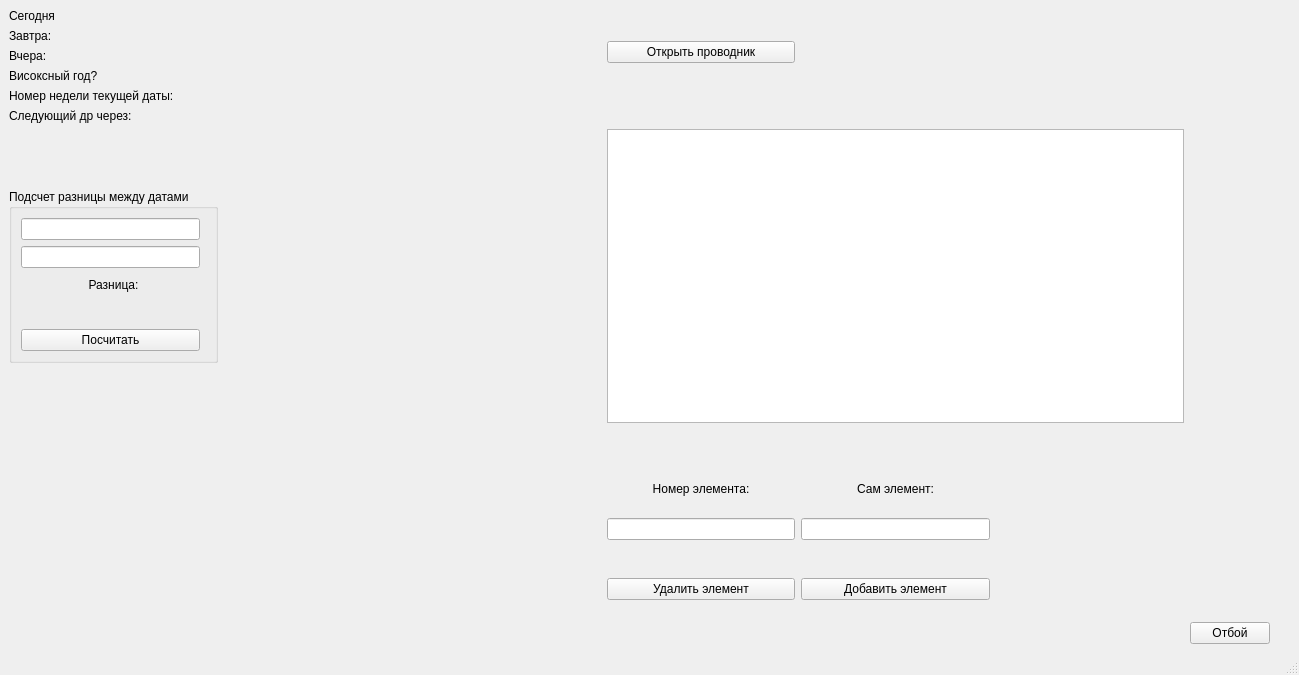
<?xml version="1.0" encoding="UTF-8"?>
<ui version="4.0">
 <class>MainWindow</class>
 <widget class="QMainWindow" name="MainWindow">
  <property name="geometry">
   <rect>
    <x>0</x>
    <y>0</y>
    <width>1299</width>
    <height>675</height>
   </rect>
  </property>
  <property name="windowTitle">
   <string>MainWindow</string>
  </property>
  <widget class="QWidget" name="centralwidget">
   <layout class="QGridLayout" name="gridLayout_4">
    <item row="0" column="0" rowspan="2" colspan="2">
     <layout class="QGridLayout" name="gridLayout">
      <item row="1" column="1">
       <widget class="QLabel" name="NextDay">
        <property name="text">
         <string/>
        </property>
        <property name="alignment">
         <set>Qt::AlignCenter</set>
        </property>
       </widget>
      </item>
      <item row="2" column="0">
       <widget class="QLabel" name="label2">
        <property name="text">
         <string>Вчера:</string>
        </property>
       </widget>
      </item>
      <item row="1" column="0">
       <widget class="QLabel" name="label1">
        <property name="text">
         <string>Завтра:</string>
        </property>
       </widget>
      </item>
      <item row="2" column="1">
       <widget class="QLabel" name="Vchera">
        <property name="text">
         <string/>
        </property>
        <property name="alignment">
         <set>Qt::AlignCenter</set>
        </property>
       </widget>
      </item>
      <item row="0" column="0">
       <widget class="QLabel" name="label_7">
        <property name="text">
         <string>Сегодня</string>
        </property>
       </widget>
      </item>
      <item row="0" column="1">
       <widget class="QLabel" name="Today">
        <property name="text">
         <string/>
        </property>
        <property name="alignment">
         <set>Qt::AlignCenter</set>
        </property>
       </widget>
      </item>
     </layout>
    </item>
    <item row="10" column="3">
     <widget class="QPushButton" name="pushButton_5">
      <property name="text">
       <string>Удалить элемент</string>
      </property>
     </widget>
    </item>
    <item row="6" column="7">
     <spacer name="verticalSpacer">
      <property name="orientation">
       <enum>Qt::Vertical</enum>
      </property>
      <property name="sizeHint" stdset="0">
       <size>
        <width>20</width>
        <height>40</height>
       </size>
      </property>
     </spacer>
    </item>
    <item row="11" column="6">
     <widget class="QPushButton" name="pushButton_3">
      <property name="text">
       <string>Отбой</string>
      </property>
     </widget>
    </item>
    <item row="0" column="3" colspan="4">
     <widget class="QLabel" name="label">
      <property name="text">
       <string/>
      </property>
      <property name="wordWrap">
       <bool>true</bool>
      </property>
     </widget>
    </item>
    <item row="9" column="3">
     <widget class="QLineEdit" name="lineEdit_4"/>
    </item>
    <item row="2" column="0" rowspan="2" colspan="2">
     <layout class="QGridLayout" name="gridLayout_3">
      <item row="2" column="1">
       <widget class="QLabel" name="Birthday">
        <property name="text">
         <string/>
        </property>
        <property name="alignment">
         <set>Qt::AlignCenter</set>
        </property>
       </widget>
      </item>
      <item row="1" column="0">
       <widget class="QLabel" name="label_5">
        <property name="text">
         <string>Номер недели текущей даты:</string>
        </property>
       </widget>
      </item>
      <item row="1" column="1">
       <widget class="QLabel" name="week">
        <property name="text">
         <string/>
        </property>
        <property name="alignment">
         <set>Qt::AlignCenter</set>
        </property>
       </widget>
      </item>
      <item row="0" column="1">
       <widget class="QLabel" name="visokosni">
        <property name="text">
         <string/>
        </property>
        <property name="alignment">
         <set>Qt::AlignCenter</set>
        </property>
       </widget>
      </item>
      <item row="0" column="0">
       <widget class="QLabel" name="label_3">
        <property name="text">
         <string>Високсный год?</string>
        </property>
       </widget>
      </item>
      <item row="2" column="0">
       <widget class="QLabel" name="label_4">
        <property name="text">
         <string>Следующий др через: </string>
        </property>
       </widget>
      </item>
     </layout>
    </item>
    <item row="1" column="3">
     <widget class="QPushButton" name="pushButton_2">
      <property name="text">
       <string>Открыть проводник</string>
      </property>
     </widget>
    </item>
    <item row="10" column="4">
     <widget class="QPushButton" name="pushButton_4">
      <property name="text">
       <string>Добавить элемент</string>
      </property>
     </widget>
    </item>
    <item row="1" column="4">
     <spacer name="horizontalSpacer_4">
      <property name="orientation">
       <enum>Qt::Horizontal</enum>
      </property>
      <property name="sizeHint" stdset="0">
       <size>
        <width>40</width>
        <height>20</height>
       </size>
      </property>
     </spacer>
    </item>
    <item row="8" column="4">
     <widget class="QLabel" name="label_6">
      <property name="text">
       <string>Сам элемент:</string>
      </property>
      <property name="alignment">
       <set>Qt::AlignCenter</set>
      </property>
     </widget>
    </item>
    <item row="5" column="0">
     <widget class="QGroupBox" name="groupBox">
      <property name="title">
       <string>Подсчет разницы между датами</string>
      </property>
      <layout class="QGridLayout" name="gridLayout_2">
       <item row="1" column="0">
        <widget class="QLineEdit" name="lineEdit_2"/>
       </item>
       <item row="3" column="0" colspan="2">
        <widget class="QLabel" name="Duration">
         <property name="text">
          <string/>
         </property>
         <property name="alignment">
          <set>Qt::AlignCenter</set>
         </property>
        </widget>
       </item>
       <item row="2" column="0" colspan="2">
        <widget class="QLabel" name="rasnitza">
         <property name="text">
          <string>Разница:</string>
         </property>
         <property name="textFormat">
          <enum>Qt::PlainText</enum>
         </property>
         <property name="alignment">
          <set>Qt::AlignCenter</set>
         </property>
        </widget>
       </item>
       <item row="0" column="0">
        <widget class="QLineEdit" name="lineEdit"/>
       </item>
       <item row="4" column="0">
        <widget class="QPushButton" name="pushButton">
         <property name="text">
          <string>Посчитать</string>
         </property>
        </widget>
       </item>
      </layout>
     </widget>
    </item>
    <item row="5" column="1">
     <spacer name="horizontalSpacer">
      <property name="orientation">
       <enum>Qt::Horizontal</enum>
      </property>
      <property name="sizeHint" stdset="0">
       <size>
        <width>187</width>
        <height>174</height>
       </size>
      </property>
     </spacer>
    </item>
    <item row="9" column="4">
     <widget class="QLineEdit" name="lineEdit_3"/>
    </item>
    <item row="8" column="3">
     <widget class="QLabel" name="label_2">
      <property name="text">
       <string>Номер элемента:</string>
      </property>
      <property name="alignment">
       <set>Qt::AlignCenter</set>
      </property>
     </widget>
    </item>
    <item row="4" column="1">
     <spacer name="verticalSpacer_2">
      <property name="orientation">
       <enum>Qt::Vertical</enum>
      </property>
      <property name="sizeHint" stdset="0">
       <size>
        <width>20</width>
        <height>40</height>
       </size>
      </property>
     </spacer>
    </item>
    <item row="10" column="5">
     <spacer name="horizontalSpacer_5">
      <property name="orientation">
       <enum>Qt::Horizontal</enum>
      </property>
      <property name="sizeHint" stdset="0">
       <size>
        <width>40</width>
        <height>20</height>
       </size>
      </property>
     </spacer>
    </item>
    <item row="4" column="3" rowspan="3" colspan="3">
     <widget class="QTableWidget" name="tableWidget"/>
    </item>
    <item row="9" column="7">
     <spacer name="verticalSpacer_4">
      <property name="orientation">
       <enum>Qt::Vertical</enum>
      </property>
      <property name="sizeHint" stdset="0">
       <size>
        <width>20</width>
        <height>40</height>
       </size>
      </property>
     </spacer>
    </item>
    <item row="3" column="2">
     <spacer name="horizontalSpacer_2">
      <property name="orientation">
       <enum>Qt::Horizontal</enum>
      </property>
      <property name="sizeHint" stdset="0">
       <size>
        <width>108</width>
        <height>20</height>
       </size>
      </property>
     </spacer>
    </item>
    <item row="10" column="0">
     <spacer name="verticalSpacer_3">
      <property name="orientation">
       <enum>Qt::Vertical</enum>
      </property>
      <property name="sizeHint" stdset="0">
       <size>
        <width>20</width>
        <height>40</height>
       </size>
      </property>
     </spacer>
    </item>
    <item row="7" column="3">
     <spacer name="verticalSpacer_5">
      <property name="orientation">
       <enum>Qt::Vertical</enum>
      </property>
      <property name="sizeHint" stdset="0">
       <size>
        <width>20</width>
        <height>40</height>
       </size>
      </property>
     </spacer>
    </item>
    <item row="7" column="4">
     <spacer name="verticalSpacer_6">
      <property name="orientation">
       <enum>Qt::Vertical</enum>
      </property>
      <property name="sizeHint" stdset="0">
       <size>
        <width>20</width>
        <height>40</height>
       </size>
      </property>
     </spacer>
    </item>
   </layout>
  </widget>
  <widget class="QMenuBar" name="menubar">
   <property name="geometry">
    <rect>
     <x>0</x>
     <y>0</y>
     <width>1299</width>
     <height>22</height>
    </rect>
   </property>
  </widget>
  <widget class="QStatusBar" name="statusbar"/>
 </widget>
 <resources/>
 <connections/>
</ui>
